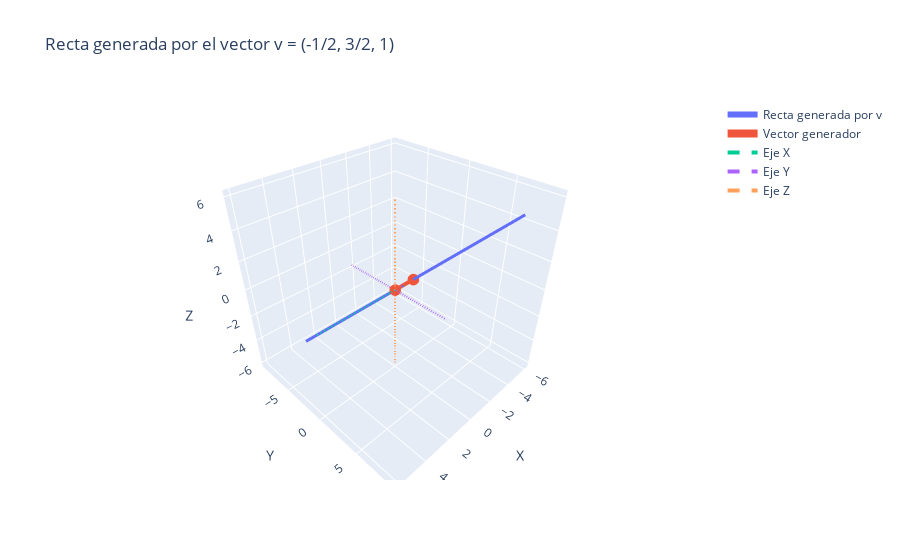

Notebook source saved alongside this figure:
### Markdown cell above
### [Video de apoyo a la presentación de este ejemplo en pizarra](https://www.youtube.com/watch?v=GoEGAmwxJYs)

### Code cell
# presentación del espacio nulo de la matriz A del ejemplo anterior  

import numpy as np
import plotly.graph_objects as go

# =========================
# Vector generador
# =========================
v = np.array([-1/2, 3/2, 1])

# Parámetro para la recta: t*v
t = np.linspace(-6, 6, 100)
x = t * v[0]
y = t * v[1]
z = t * v[2]

# =========================
# Crear figura
# =========================
fig = go.Figure()

# Recta generada por el vector
fig.add_trace(go.Scatter3d(
    x=x, y=y, z=z,
    mode='lines',
    name='Recta generada por v',
    line=dict(width=6)
))

# Vector generador desde el origen
fig.add_trace(go.Scatter3d(
    x=[0, v[0]],
    y=[0, v[1]],
    z=[0, v[2]],
    mode='lines+markers',
    name='Vector generador',
    line=dict(width=8),
    marker=dict(size=4)
))

# =========================
# Ejes coordenados
# =========================
L = 6

# Eje X
fig.add_trace(go.Scatter3d(
    x=[-L, L], y=[0, 0], z=[0, 0],
    mode='lines',
    name='Eje X',
    line=dict(width=4, dash='dash')
))

# Eje Y
fig.add_trace(go.Scatter3d(
    x=[0, 0], y=[-L, L], z=[0, 0],
    mode='lines',
    name='Eje Y',
    line=dict(width=4, dash='dash')
))

# Eje Z
fig.add_trace(go.Scatter3d(
    x=[0, 0], y=[0, 0], z=[-L, L],
    mode='lines',
    name='Eje Z',
    line=dict(width=4, dash='dash')
))

# =========================
# Diseño
# =========================
fig.update_layout(
    title="Recta generada por el vector v = (-1/2, 3/2, 1)",
    scene=dict(
        xaxis_title="X",
        yaxis_title="Y",
        zaxis_title="Z",
        aspectmode='cube'
    ),
    showlegend=True
)

fig.show()
fig.write_image(r"C:\Users\marco\Downloads\espacio_nulo_A.png")

### Figure 1 — Plotly figure (JSON) as saved in the notebook; plotly's stock layout.template omitted (floating-point values rounded to 4 significant figures)
{"data": [{"line": {"width": 6}, "mode": "lines", "name": "Recta generada por v", "type": "scatter3d", "x": [3.0, 2.939, 2.879, 2.818, 2.758, 2.697, 2.636, 2.576, 2.515, 2.455, 2.394, 2.333, 2.273, 2.212, 2.152, 2.091, 2.03, 1.97, 1.909, 1.848, 1.788, 1.727, 1.667, 1.606, 1.545, 1.485, 1.424, 1.364, 1.303, 1.242, 1.182, 1.121, 1.061, 1.0, 0.9394, 0.8788, 0.8182, 0.7576, 0.697, 0.6364, 0.5758, 0.5152, 0.4545, 0.3939, 0.3333, 0.2727, 0.2121, 0.1515, 0.09091, 0.0303, -0.0303, -0.09091, -0.1515, -0.2121, -0.2727, -0.3333, -0.3939, -0.4545, -0.5152, -0.5758, -0.6364, -0.697, -0.7576, -0.8182, -0.8788, -0.9394, -1.0, -1.061, -1.121, -1.182, -1.242, -1.303, -1.364, -1.424, -1.485, -1.545, -1.606, -1.667, -1.727, -1.788, -1.848, -1.909, -1.97, -2.03, -2.091, -2.152, -2.212, -2.273, -2.333, -2.394, -2.455, -2.515, -2.576, -2.636, -2.697, -2.758, -2.818, -2.879, -2.939, -3.0], "y": [-9.0, -8.818, -8.636, -8.455, -8.273, -8.091, -7.909, -7.727, -7.545, -7.364, -7.182, -7.0, -6.818, -6.636, -6.455, -6.273, -6.091, -5.909, -5.727, -5.545, -5.364, -5.182, -5.0, -4.818, -4.636, -4.455, -4.273, -4.091, -3.909, -3.727, -3.545, -3.364, -3.182, -3.0, -2.818, -2.636, -2.455, -2.273, -2.091, -1.909, -1.727, -1.545, -1.364, -1.182, -1.0, -0.8182, -0.6364, -0.4545, -0.2727, -0.09091, 0.09091, 0.2727, 0.4545, 0.6364, 0.8182, 1.0, 1.182, 1.364, 1.545, 1.727, 1.909, 2.091, 2.273, 2.455, 2.636, 2.818, 3.0, 3.182, 3.364, 3.545, 3.727, 3.909, 4.091, 4.273, 4.455, 4.636, 4.818, 5.0, 5.182, 5.364, 5.545, 5.727, 5.909, 6.091, 6.273, 6.455, 6.636, 6.818, 7.0, 7.182, 7.364, 7.545, 7.727, 7.909, 8.091, 8.273, 8.455, 8.636, 8.818, 9.0], "z": [-6.0, -5.879, -5.758, -5.636, -5.515, -5.394, -5.273, -5.152, -5.03, -4.909, -4.788, -4.667, -4.545, -4.424, -4.303, -4.182, -4.061, -3.939, -3.818, -3.697, -3.576, -3.455, -3.333, -3.212, -3.091, -2.97, -2.848, -2.727, -2.606, -2.485, -2.364, -2.242, -2.121, -2.0, -1.879, -1.758, -1.636, -1.515, -1.394, -1.273, -1.152, -1.03, -0.9091, -0.7879, -0.6667, -0.5455, -0.4242, -0.303, -0.1818, -0.06061, 0.06061, 0.1818, 0.303, 0.4242, 0.5455, 0.6667, 0.7879, 0.9091, 1.03, 1.152, 1.273, 1.394, 1.515, 1.636, 1.758, 1.879, 2.0, 2.121, 2.242, 2.364, 2.485, 2.606, 2.727, 2.848, 2.97, 3.091, 3.212, 3.333, 3.455, 3.576, 3.697, 3.818, 3.939, 4.061, 4.182, 4.303, 4.424, 4.545, 4.667, 4.788, 4.909, 5.03, 5.152, 5.273, 5.394, 5.515, 5.636, 5.758, 5.879, 6.0]}, {"line": {"width": 8}, "marker": {"size": 4}, "mode": "lines+markers", "name": "Vector generador", "type": "scatter3d", "x": [0, -0.5], "y": [0, 1.5], "z": [0, 1]}, {"line": {"dash": "dash", "width": 4}, "mode": "lines", "name": "Eje X", "type": "scatter3d", "x": [-6, 6], "y": [0, 0], "z": [0, 0]}, {"line": {"dash": "dash", "width": 4}, "mode": "lines", "name": "Eje Y", "type": "scatter3d", "x": [0, 0], "y": [-6, 6], "z": [0, 0]}, {"line": {"dash": "dash", "width": 4}, "mode": "lines", "name": "Eje Z", "type": "scatter3d", "x": [0, 0], "y": [0, 0], "z": [-6, 6]}], "layout": {"scene": {"aspectmode": "cube", "xaxis": {"title": {"text": "X"}}, "yaxis": {"title": {"text": "Y"}}, "zaxis": {"title": {"text": "Z"}}}, "showlegend": true, "title": {"text": "Recta generada por el vector v = (-1/2, 3/2, 1)"}}}
